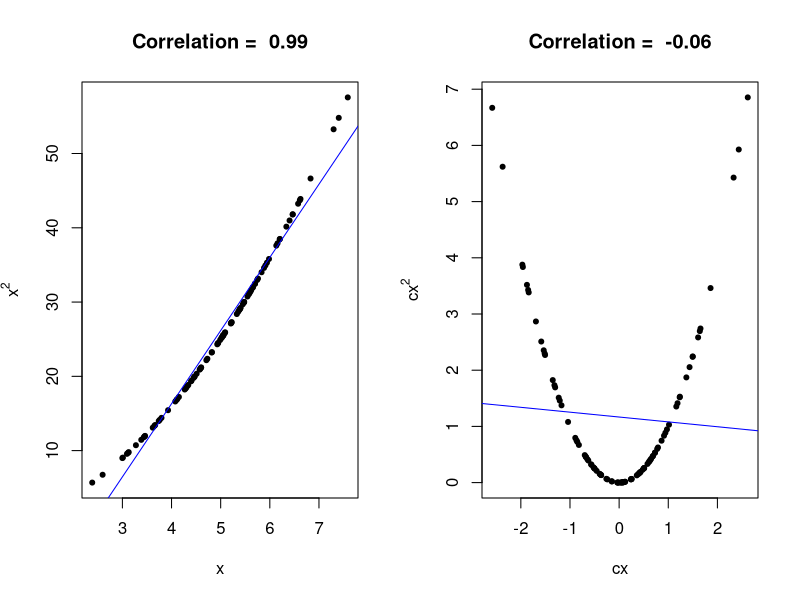
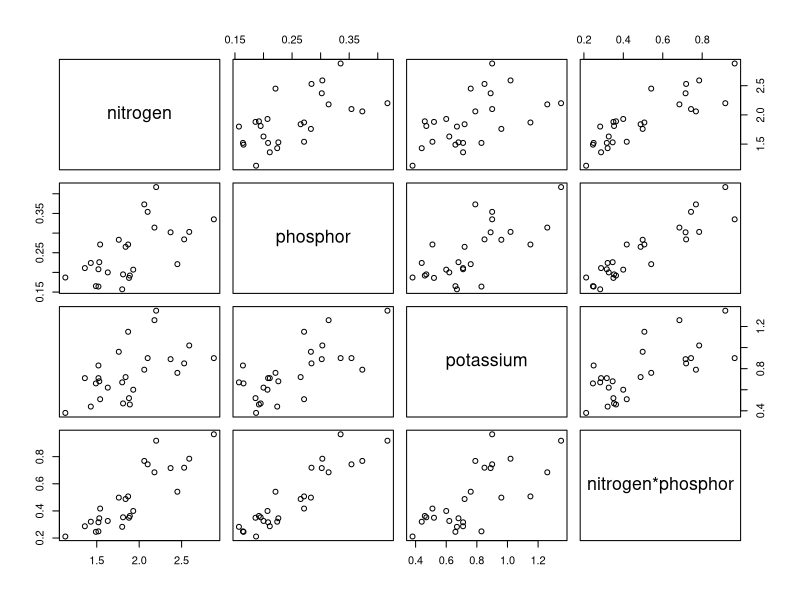
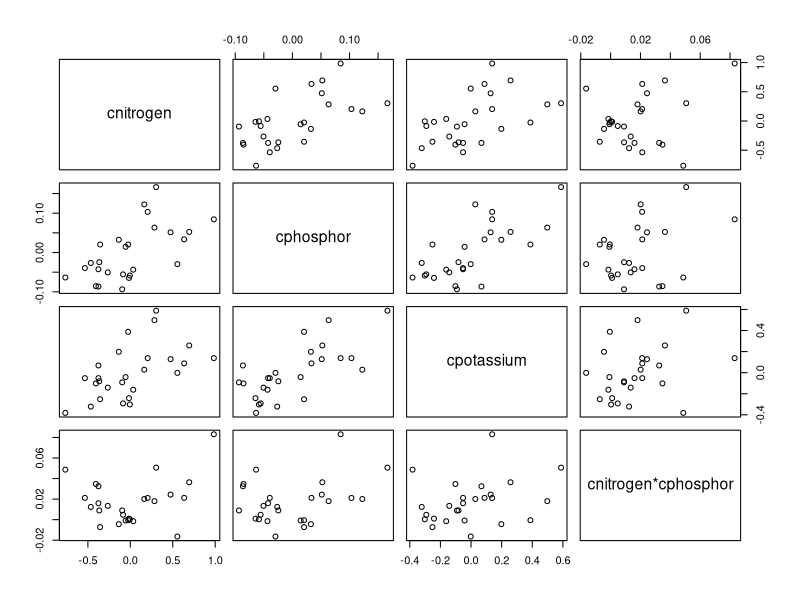
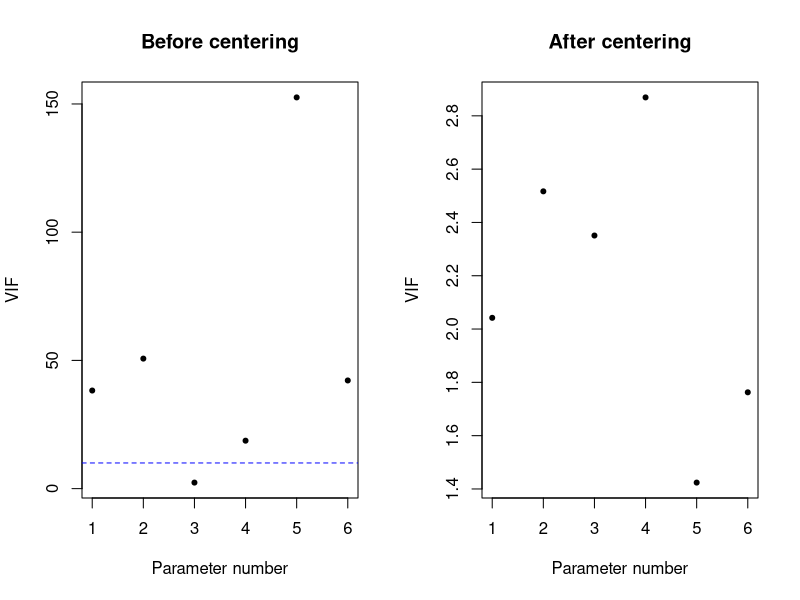
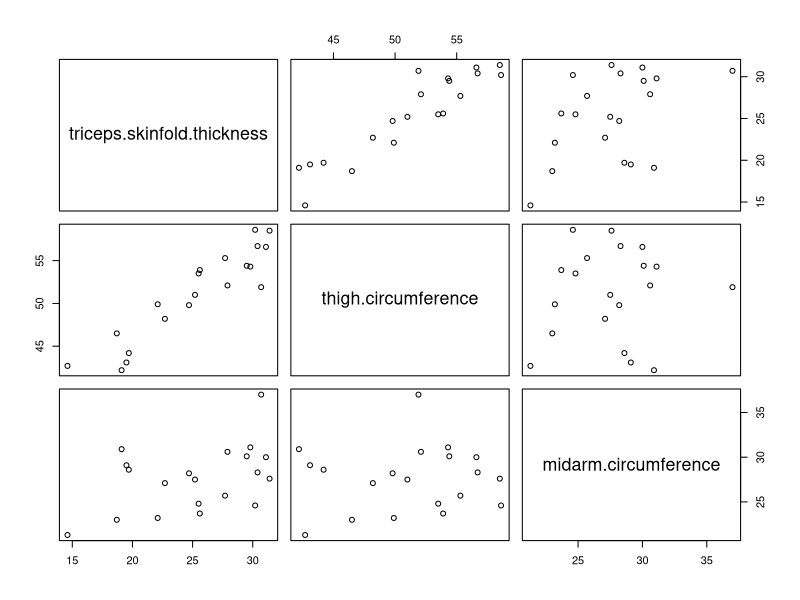

Reproduce these figures in R, in order.
## ---- chunk 1
needles <- read.table("./datasets/01-linear-regression/needles.txt", header = T, sep = "\t", dec = ".")
attach(needles)
model_l5 <- lm(length ~ nitrogen * phosphor + potassium 
               + phosphor * residu)
model_l8 <- lm(length ~ nitrogen *  phosphor + potassium)

body.fat <- read.table("./datasets/01-linear-regression/bodyfatNKNW.txt", header = T, dec = ".")
attach(body.fat)
## ---- chunk 2
x <- rnorm(100, 5, 1)
cx <- x - mean(x)
y <- x^2
cy <- cx^2
r1 <- cor(x,y)
r2 <- cor(cx,cy)
par(mfrow=c(1,2))
plot(x, y, pch = 20, main = paste("Correlation = ", round(r1,2)), xlab = "x", ylab = expression(x^2))
abline(lm(y ~ x), col = "blue")
plot(cx, cy, pch = 20, main = paste("Correlation = ", round(r2,2)), xlab = "cx", ylab = expression(cx^2))
abline(lm(cy ~ cx), col = "blue")
## ---- chunk 3
nitrogenphospor <- nitrogen * phosphor 
minerals <- cbind(nitrogen, phosphor, potassium, nitrogenphospor)
colnames(minerals)[4] <- "nitrogen*phosphor"
pairs(minerals)
## ---- chunk 4
cnitrogen <- nitrogen - mean(nitrogen)
cphosphor <- phosphor - mean(phosphor)
cpotassium <- potassium - mean(potassium)
cresidu <- residu - mean(residu)
cnitrogenphospor <- cnitrogen * cphosphor 
minerals2 <- cbind(cnitrogen, cphosphor, cpotassium, cnitrogenphospor)
colnames(minerals2)[4] <- "cnitrogen*cphosphor"
pairs(minerals2)
## ---- chunk 5
library(car)
model_l8b <- lm(length ~ cnitrogen *  cphosphor + cpotassium)
model_l5b <- lm(length ~ cnitrogen * cphosphor + cpotassium + cphosphor * cresidu)
v1 <- vif(model_l5)
v2 <- vif(model_l5b)
par(mfrow=c(1,2))
plot(v1, pch = 20, main = "Before centering", ylab = "VIF", xlab = "Parameter number")
abline(h=10, lty = 2, col = "blue")
z <- seq(1.4,2.8,0.2)
plot(v2, pch = 20, main = "After centering", ylab = "VIF", xlab = "Parameter number", yaxp = c(1.4, 2.8, 7))
## ---- chunk 6
summary(model_l8)$coefficients
## ---- chunk 7
summary(model_l8b)$coefficients
## ---- chunk 8
model_bf <- lm(bodyfat ~ triceps.skinfold.thickness 
               + thigh.circumference + midarm.circumference)
summary(model_bf)
## ---- chunk 9
pairs(body.fat[,-4])
## ---- chunk 10
library(car)
vif_bodyfat <- vif(model_bf)
as.data.frame(vif_bodyfat)
